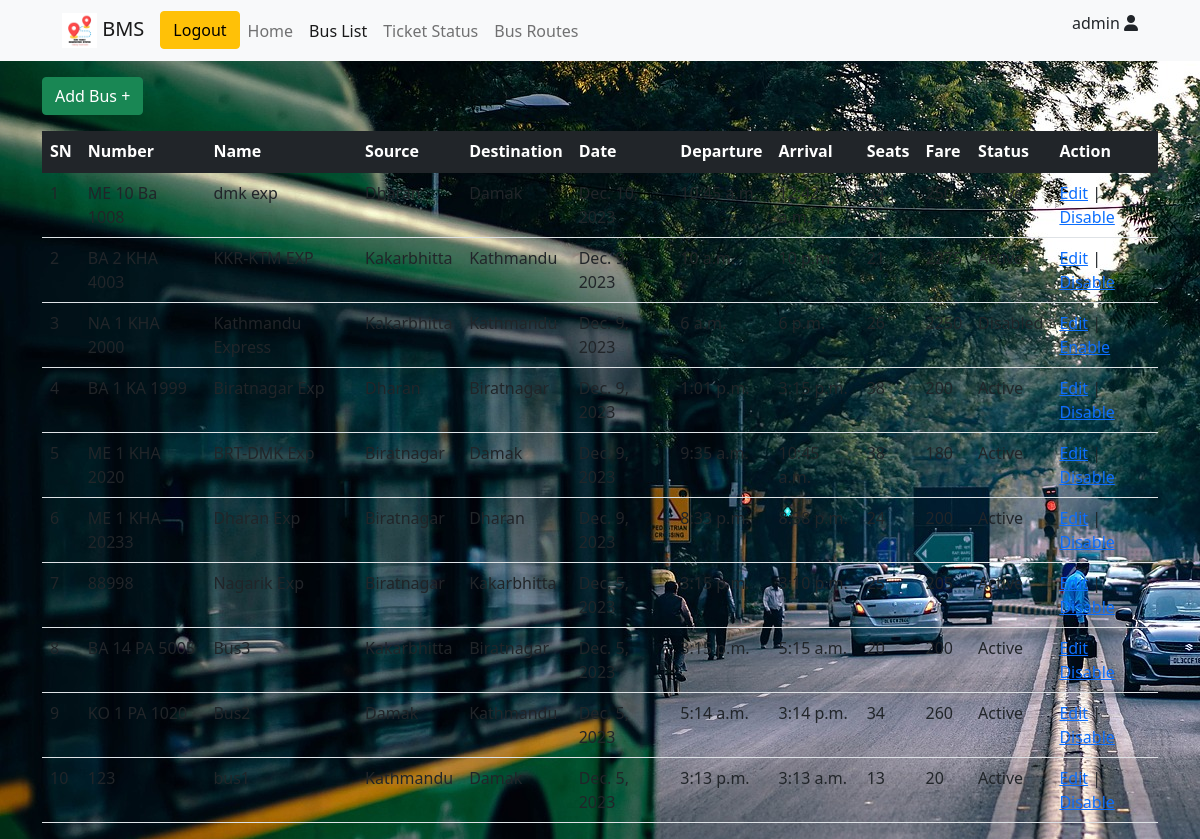
The page /buslist (signed in) on the database as committed earlier.
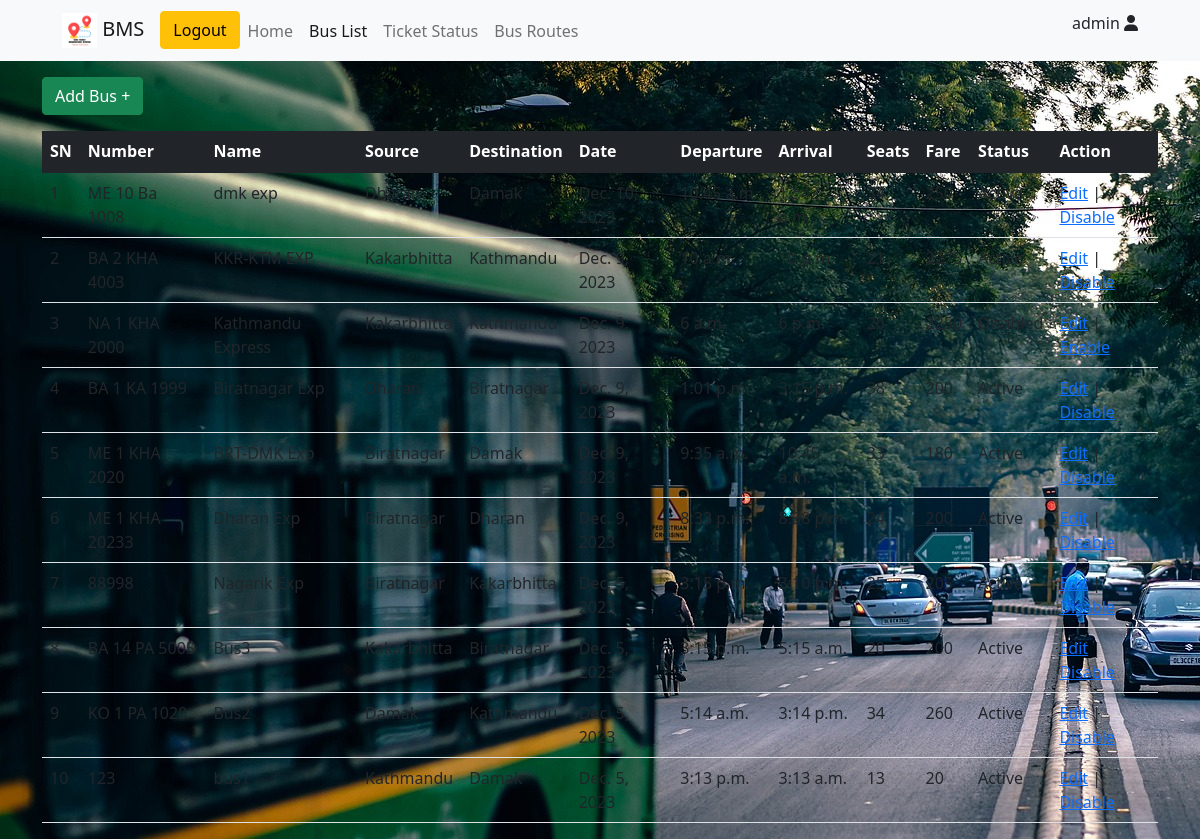
The same page on the database as committed later.
### bms/models.py (models this page shows, shortened)
class Vehicle(models.Model):
    name = models.CharField(max_length=50)
    vehicle_number = models.CharField(max_length=15, unique=True)
    source = models.ForeignKey(busRoute, on_delete=models.CASCADE,default=1, related_name='sourceid')
    destination = models.ForeignKey(busRoute, on_delete=models.CASCADE,default=1, related_name='destinationid')
    date = models.DateField(null=True)
    v_status = models.BooleanField(default=True)
    departure = models.TimeField(null=True, blank=True)
    arrive = models.TimeField(null=True, blank=True)
    available_seats = models.IntegerField(default=25)
    booked_seats = models.IntegerField(default=0)
    price = models.IntegerField(default=20)
    updated = models.DateTimeField(auto_now=True)
    created = models.DateTimeField(auto_now_add=True)
    class Meta:
        ordering = ['-updated', '-created']

class busRoute(models.Model):
    name = models.CharField(max_length=100, unique=True)
    updated = models.DateTimeField(auto_now=True)
    created = models.DateTimeField(auto_now_add=True)
    def __str__(self):
        return self.name

### bms/views.py (the view)
# urls.py: path('buslist', views.busList, name='busList'),
@login_required(login_url='loginUser')
def busList(request):
    vehicles = Vehicle.objects.all()
    successMessages = messages.get_messages(request)
    context = {'vehicles':vehicles, 'messages':successMessages}
    return render(request, 'bms/busList.html', context)

### bms/templates/bms/buslist.html (shortened to what this page needs)
{% extends 'main.html' %}
{% block navItem %}
            <li class="nav-item">
              <a class="nav-link " aria-current="page" href="{% url 'home' %}">Home</a>
            </li>
            <li class="nav-item">
              <a class="nav-link active" href="{% url 'busList' %}">Bus List</a>
            </li>
            <li class="nav-item">
              <a class="nav-link" href="{% url 'ticketStatus' %}">Ticket Status</a>
            </li>
            <li class="nav-item">
              <a class="nav-link" href="{% url 'busRoutes' %}">Bus Routes</a>
            </li>
{% endblock navItem %}
{% block content %}
<section>
  <div class="container mt-3">
    {% if request.user.is_superuser %}
    <div class="">
      <a href="{% url 'addBus' %}"> <button type="button" class="btn btn-success">Add Bus +</button> </a>
    </div>
    {% endif %}
  <table class="table mt-3">
    <thead class="table-dark">
      <tr>
        <th>SN</th>
        <th>Number</th>
        <th>Name</th>
        <th>Source</th>
        <th>Destination</th>
        <th>Date</th>
        <th>Departure</th>
        <th>Arrival</th>
        <th>Seats</th>
        <th>Fare</th>
        <th>Status</th>
        {% if request.user.is_superuser %}
        <th>Action</th>
      {% endif %}
      </tr>
    </thead>
    <tbody>
      {% for vehicle in vehicles %}
      <tr>
        <td>{{ forloop.counter }}</td>
        <td>{{ vehicle.vehicle_number }}</td>
        <td>{{ vehicle.name }}</td>
        <td>{{ vehicle.source }}</td>
        <td>{{ vehicle.destination }}</td>
        <td>{{ vehicle.date }}</td>
        <td>{{ vehicle.departure }}</td>
        <td>{{ vehicle.arrive }}</td>
        <td>{{ vehicle.available_seats }}</td>
        <td>{{ vehicle.price }}</td>
        {% if vehicle.v_status == True %}
          <td> Active </td>
          {% else %}
          <td>Disabled</td>
        {% endif %}
        {% if request.user.is_superuser %}
            <td><a href="{% url 'editBus' vehicle.id %}">Edit</a> |
            {% if vehicle.v_status == True %}
            <a href="{% url 'disableBus' vehicle.id %}">Disable</a>
            {% else %}
            <a href="{% url 'enableBus' vehicle.id %}">Enable</a>
            {% endif %}</td>
          {% endif %}
      </tr>
      {% endfor %}
    </tbody>
  </table>
</div>
</section>
{% endblock content %}

Rows that differ between the two databases and show on the page:
changed Vehicle "ME 1 KHA 2020": available_seats "38" → "33"
